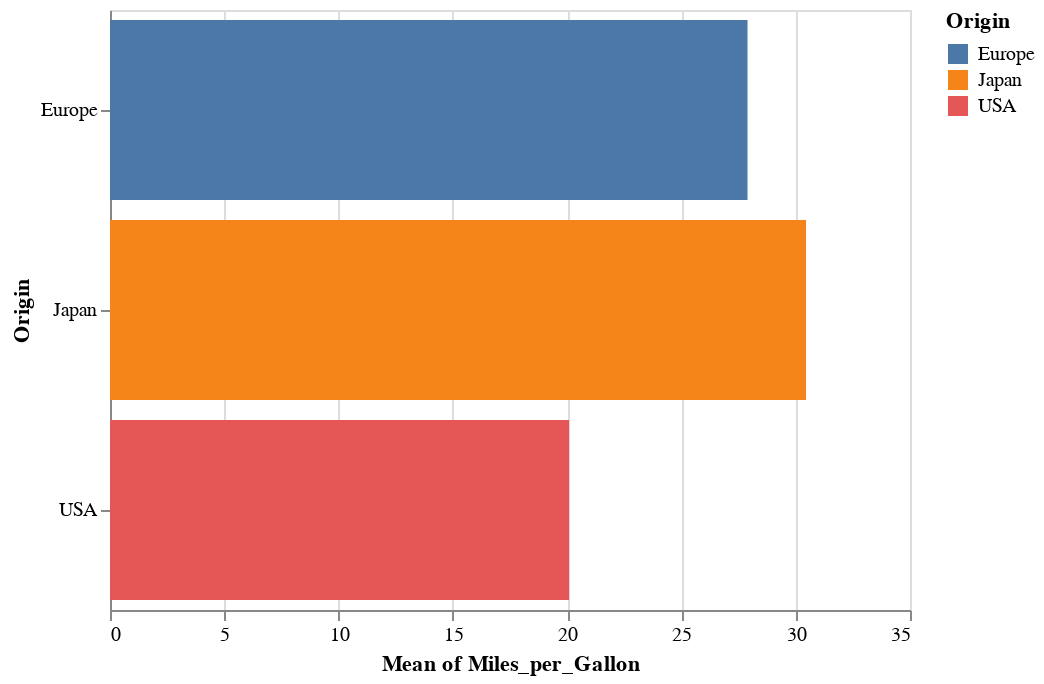

This figure's notebook cell:
### Markdown cell above
### Impliciete aggregaties

Altair is goed in aggregaties en zoekt op de achtergrond voor je uit wat er moet gebeuren. Om alternatieve variabelen langs je assen te gebruiken kun je alt.X in je encoding gebruiken op de volgende manier:

### Code cell
alt.Chart(cars).mark_bar().encode(
    alt.X('mean(Miles_per_Gallon)'),
    y='Origin',
    color="Origin"
)

### Figure 1 — Vega-Lite specification as saved in the notebook (floating-point values rounded to 4 significant figures; data arrays with more than 128 entries replaced by an {"elided": "..."} marker saying what was removed)
{"$schema": "https://vega.github.io/schema/vega-lite/v2.6.0.json", "config": {"view": {"height": 300, "width": 400}}, "data": {"name": "data-f02450ab61490a1363517a0190416235"}, "datasets": {"data-f02450ab61490a1363517a0190416235": {"elided": "406 records"}}, "encoding": {"color": {"field": "Origin", "type": "nominal"}, "x": {"aggregate": "mean", "field": "Miles_per_Gallon", "type": "quantitative"}, "y": {"field": "Origin", "type": "nominal"}}, "mark": "bar"}
